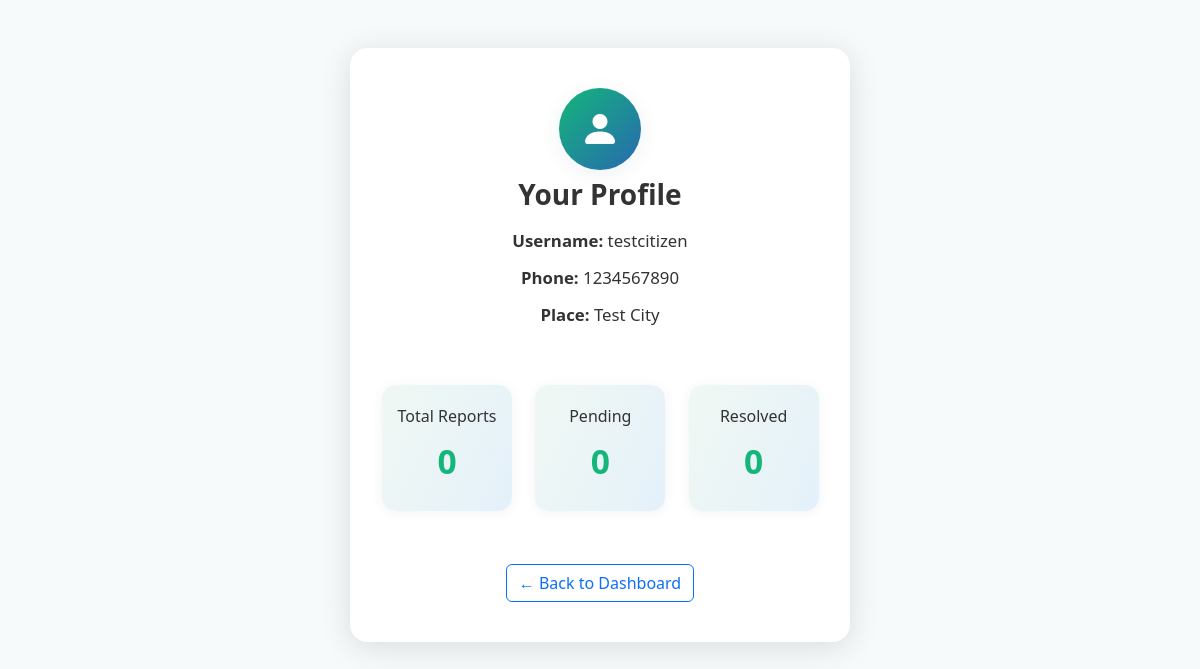
The app's page /citizen/profile/ (signed in) with its own data.
### waste/models.py (models this page shows, shortened)
class Citizen(models.Model):
    username = models.CharField(max_length=20)
    password = models.CharField(max_length=128)
    phone = models.CharField(max_length=30)
    place = models.CharField(max_length=20)
    points = models.IntegerField(default=0)

### waste/views.py (the view)
# urls.py: path('citizen/profile/', views.citizen_profile, name='citizen_profile'),
@citizen_required
def citizen_profile(request):
    citizen_id = request.session.get('citizen_id')
    try:
        citizen = Citizen.objects.get(id=citizen_id)
    except Citizen.DoesNotExist:
        return redirect('citizen_login')
    total_reports = Report.objects.filter(reported_by=citizen).count()
    pending_reports = Report.objects.filter(reported_by=citizen, status='Pending').count()
    resolved_reports = Report.objects.filter(reported_by=citizen, status='Resolved').count()
    context = {
        'citizen': citizen,
        'total_reports': total_reports,
        'pending_reports': pending_reports,
        'resolved_reports': resolved_reports,
    }
    return render(request, 'citizen/profile.html', context)

### templates/citizen/profile.html (shortened to what this page needs)
{% load static %}
<!DOCTYPE html>
<html lang="en">
<head>
    <link href="https://cdn.jsdelivr.net/npm/bootstrap@5.3.3/dist/css/bootstrap.min.css" rel="stylesheet">
    <link rel="stylesheet" href="{% static 'css/citizen_home.css' %}">
</head>
<body>
    <div class="container">
        <div class="profile-card shadow-md">
            <div class="profile-avatar mb-2">
                <i class="bi bi-person-fill"></i>
            </div>
            <h3 class="mb-3 fw-bold">Your Profile</h3>
            <div class="profile-field"><b>Username:</b> {{ citizen.username }}</div>
            <div class="profile-field"><b>Phone:</b> {{ citizen.phone }}</div>
            <div class="profile-field"><b>Place:</b> {{ citizen.place }}</div>
            <div class="row justify-content-center stats-row gy-3">
                <div class="col-12 col-sm-4">
                    <div class="stats-card">
                        <h6>Total Reports</h6>
                        <span class="stat-number">{{ total_reports }}</span>
                    </div>
                </div>
                <div class="col-12 col-sm-4">
                    <div class="stats-card">
                        <h6>Pending</h6>
                        <span class="stat-number">{{ pending_reports }}</span>
                    </div>
                </div>
                <div class="col-12 col-sm-4">
                    <div class="stats-card">
                        <h6>Resolved</h6>
                        <span class="stat-number">{{ resolved_reports }}</span>
                    </div>
                </div>
            </div>
            <a href="{% url 'citizen_home' %}" class="btn btn-outline-primary back-link">
                ← Back to Dashboard
            </a>
        </div>
    </div>
    <link rel="stylesheet" href="https://cdn.jsdelivr.net/npm/bootstrap-icons@1.11.3/font/bootstrap-icons.css">
</body>
</html>

### static/css/citizen_home.css (style rules this page uses)
* { margin: 0; padding: 0; box-sizing: border-box; }
body { font-family: 'Segoe UI', Tahoma, Geneva, Verdana, sans-serif; line-height: 1.6; color: #333; background-color: #f5f5f5; }
.container { max-width: 1200px; margin: 0 auto; padding: 0 20px; }
.stat-number { font-size: 2rem; font-weight: bold; color: #3498db; }

### templates/citizen/profile.html (style rules this page uses)
body { background: #f7fafb; }
.profile-card { background: #fff; border-radius: 18px; box-shadow: 0 5px 32px 0 rgba(0,0,0,.12); padding: 2.5rem 2rem; max-width: 500px; margin: 3rem auto 1.5rem auto; text-align: center; }
.profile-avatar { background: linear-gradient(135deg, #14b67a, #2574a9 85%); width: 82px; height: 82px; border-radius: 50%; display: inline-flex; align-items: center; justify-content: center; font-size: 2.5rem; color: #fff; box-shadow: 0px 4px 20px #29435c15; margin-bottom: 1rem; }
.profile-field { margin-bottom: 0.65rem; font-size: 1.05rem; }
.stats-row { margin-top: 2.5rem; margin-bottom: 1.3rem; }
.stats-card { border-radius: 14px; background: linear-gradient(115deg,#f0f8f3, #e5f1fa 95%); box-shadow: 0 2px 12px #29435c10; padding: 1.4em 0.2em; min-width: 130px; }
.stat-number { font-size: 2.1rem; color: #14b67a; font-weight: bold; }
.back-link { display: inline-block; margin-top: 2rem; text-decoration: none; }

### records on screen
Citizen: username "testcitizen", phone "1234567890", place "Test City"

### other values on screen
{{ total_reports }} "0"
{{ pending_reports }} "0"
{{ resolved_reports }} "0"
